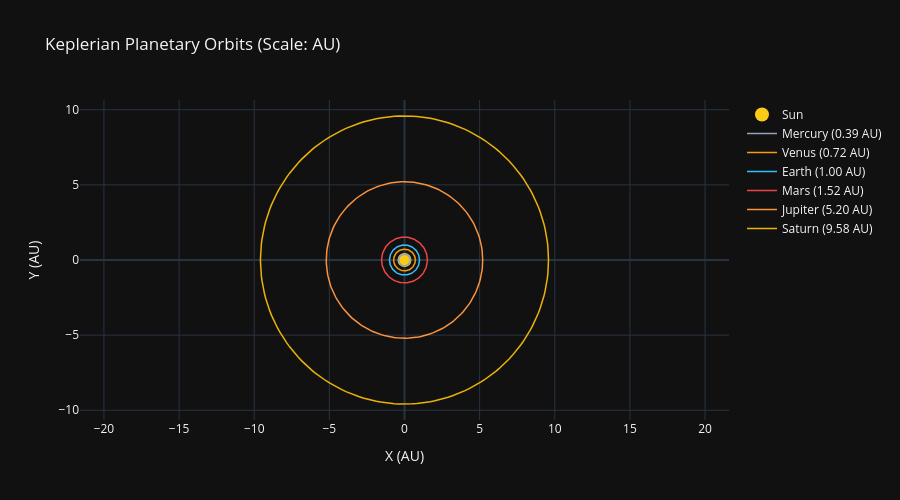

Notebook source saved alongside this figure:
### Markdown cell above
---
## 6. The 25 Scientific Faces of Solar System Simulation & Astrodynamics
The platform models interplanetary flight across **25 physical faces**, calculating orbital states via Newton-Raphson Keplerian orbital propagation ($M = E - e \sin E$) and Hohmann transfer $\Delta v$ budgets.

### Code cell
from backend.app.exploration.solar_physics import calculate_hohmann_transfer, PLANETARY_ORBITS

destinations = ['Moon', 'Mars', 'Jupiter', 'Europa']
print('--- Interplanetary Trajectory & Delta-V Planner ---')
for dest in destinations:
    res = calculate_hohmann_transfer('Earth', dest)
    print(f'🚀 Earth -> {dest:8s} | Type: {res.transfer_type:28s} | Delta-V: {res.delta_v_total_km_s:5.2f} km/s | Transit: {res.transit_duration_days:5.1f} days')

# Plot Planetary Orbits
planets = list(PLANETARY_ORBITS.values())[:6] # Inner planets + Jupiter
fig = go.Figure()
theta = np.linspace(0, 2*np.pi, 200)

# Sun
fig.add_trace(go.Scatter(x=[0], y=[0], mode='markers', marker=dict(size=14, color='#facc15'), name='Sun'))

for p in planets:
    r = p.semi_major_axis_au
    x = r * np.cos(theta)
    y = r * np.sin(theta)
    fig.add_trace(go.Scatter(x=x, y=y, mode='lines', name=f'{p.name} ({r:.2f} AU)', line=dict(color=p.color_hex, width=1.5)))

fig.update_layout(height=500, title='Keplerian Planetary Orbits (Scale: AU)', xaxis_title='X (AU)', yaxis_title='Y (AU)', template='plotly_dark', yaxis=dict(scaleanchor='x', scaleratio=1))
fig.show()

### Figure 1 — Plotly figure (JSON) as saved in the notebook; plotly's stock layout.template omitted (floating-point values rounded to 4 significant figures; data arrays with more than 128 entries replaced by an {"elided": "..."} marker saying what was removed)
{"data": [{"marker": {"color": "#facc15", "size": 14}, "mode": "markers", "name": "Sun", "x": [0], "y": [0], "type": "scatter"}, {"line": {"color": "#94a3b8", "width": 1.5}, "mode": "lines", "name": "Mercury (0.39 AU)", "x": {"elided": "200 float values"}, "y": {"elided": "200 float values"}, "type": "scatter"}, {"line": {"color": "#f59e0b", "width": 1.5}, "mode": "lines", "name": "Venus (0.72 AU)", "x": {"elided": "200 float values"}, "y": {"elided": "200 float values"}, "type": "scatter"}, {"line": {"color": "#38bdf8", "width": 1.5}, "mode": "lines", "name": "Earth (1.00 AU)", "x": {"elided": "200 float values"}, "y": {"elided": "200 float values"}, "type": "scatter"}, {"line": {"color": "#ef4444", "width": 1.5}, "mode": "lines", "name": "Mars (1.52 AU)", "x": {"elided": "200 float values"}, "y": {"elided": "200 float values"}, "type": "scatter"}, {"line": {"color": "#fb923c", "width": 1.5}, "mode": "lines", "name": "Jupiter (5.20 AU)", "x": {"elided": "200 float values"}, "y": {"elided": "200 float values"}, "type": "scatter"}, {"line": {"color": "#eab308", "width": 1.5}, "mode": "lines", "name": "Saturn (9.58 AU)", "x": {"elided": "200 float values"}, "y": {"elided": "200 float values"}, "type": "scatter"}], "layout": {"yaxis": {"title": {"text": "Y (AU)"}, "scaleanchor": "x", "scaleratio": 1}, "height": 500, "title": {"text": "Keplerian Planetary Orbits (Scale: AU)"}, "xaxis": {"title": {"text": "X (AU)"}}}}
